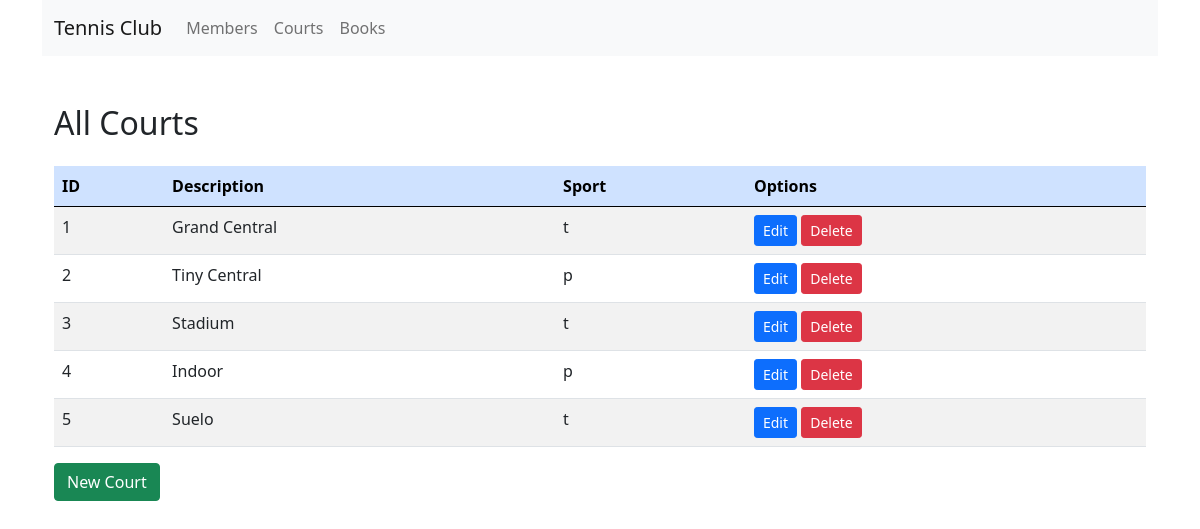
The page /courts/ on the database as committed earlier.
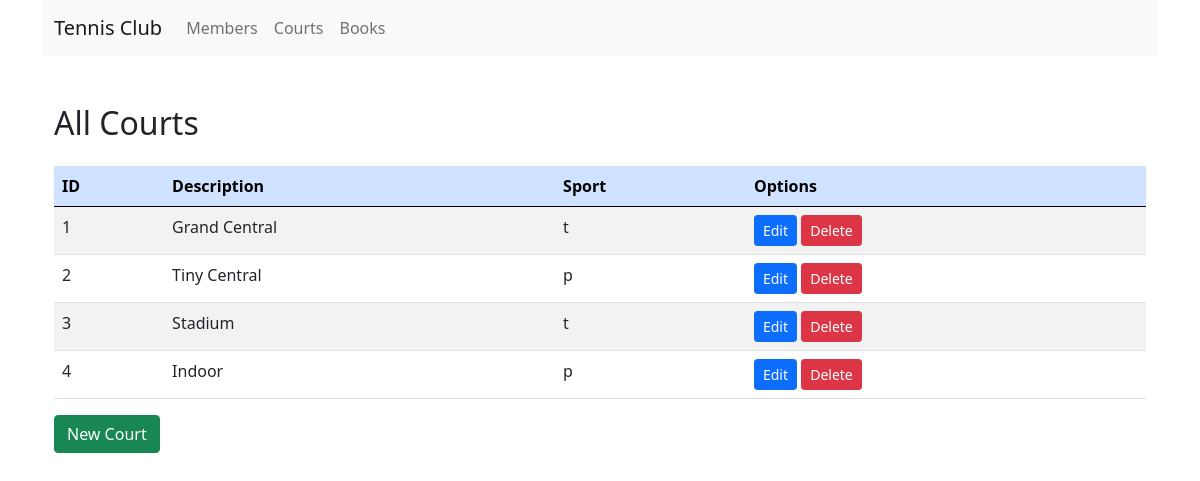
The same page on the database as committed later.
### club/models.py (models this page shows, shortened)
class Court(models.Model):
    court_id = models.AutoField(primary_key=True)
    descr = models.CharField(max_length=50)
    TEN_PAD_CHOICES = [
        ('t', 'Tennis'),
        ('p', 'Paddle'),
    ]
    ten_pad = models.CharField(max_length=1, choices=TEN_PAD_CHOICES)

### club/views.py (the view)
# urls.py: path('courts/', views.court_All, name='court_All'),
def court_All(request):
    courts = Court.objects.all()
    return render(request, 'court/court_all.html', {'courts': courts})

### club/templates/court/court_all.html
{% extends 'base.html' %}
{% block content %}
<div class="container">
    <h2 class="mt-5 mb-4">All Courts</h2>
    <table class="table table-striped table-hover">
        <thead class="table-primary">
            <tr>
                <th>ID</th>
                <th>Description</th>
                <th>Sport</th>
                <th>Options</th>
            </tr>
        </thead>
        <tbody>
            {% for court in courts %}
            <tr>
                <td>{{ court.court_id }}</td>
                <td>{{ court.descr }}</td>
                <td>{{ court.ten_pad }}</td>
                <td>
                    <a class="btn btn-primary btn-sm" href="{% url 'court_Edit' court_id=court.pk %}">Edit</a>
                    <a href={% url 'court_Delete' court.pk %} onclick="return confirm('Sure?');"><button type="button" class="btn btn-sm btn-danger">Delete</button></a>
                </td>
            </tr>
            {% endfor %}
        </tbody>
    </table>
    <a class="btn btn-success" href="{% url 'court_New' %}">New Court</a>
</div>
{% endblock %}

Rows that differ between the two databases and show on the page:
removed Court: court_id "5", descr "Suelo", ten_pad "t"
